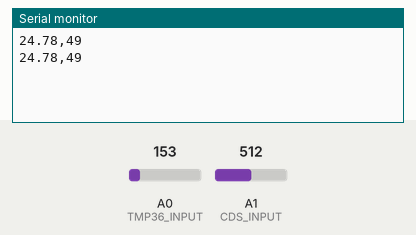
A sketch run on a simulated Arduino Uno, built with avr-gcc and run on an emulated ATmega328P. Parts: the last lines printed to the serial monitor. Inputs (shaded band) come from the test bench; at power-on: A0 (TMP36_INPUT) = 153, A1 (CDS_INPUT) = 512.

Above: at 1.8 s.
1.9 s: A0 (TMP36_INPUT) set to 165
At 2.8 s:
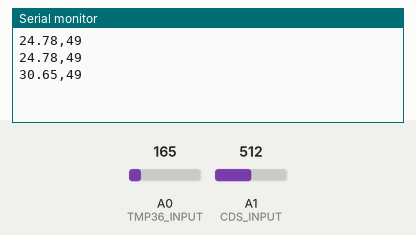
3.4 s: A1 (CDS_INPUT) set to 716
At 4.7 s:
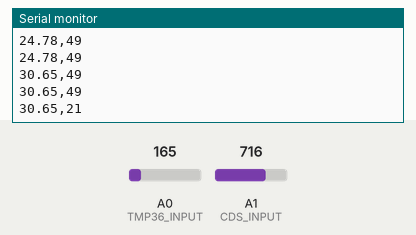
4.9 s: A0 (TMP36_INPUT) set to 175
At 5.7 s:
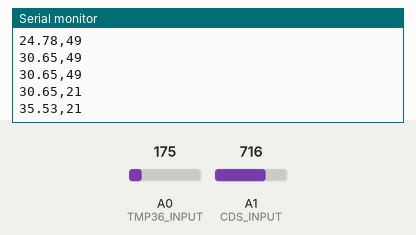
6.4 s: A1 (CDS_INPUT) set to 900
At 7.3 s:
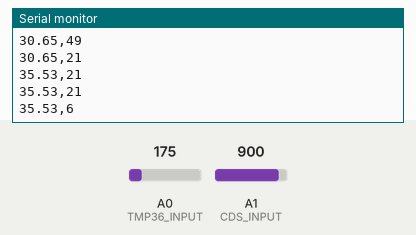
Timing chart, 0 to 8.9 s (numbered marks = the images above; inputs shaded):
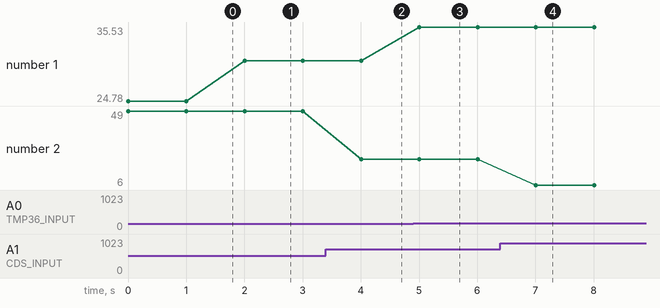

The sketch:

AA17_tmp36_cds.ino
```cpp
/*
 온도, 빛 입력 LCD 모니터링 및 제어
*/
 // LCD 라리브러리 설정
//#include <LiquidCrystal_I2C.h>
//#include<Wire.h>
// LCD 설정
//LiquidCrystal_I2C lcd(0x27,16,2); // 0x3F
// 0번 아날로그핀을 TMP36 온도 입력으로 설정한다.
// 1번 아날로그핀을 CdS 조도 입력으로 설정한다.
#define TMP36_INPUT 0  // A0
#define CDS_INPUT 1    // A1

void setup() {
  Serial.begin(9600);
// 16X2 LCD 모듈 설정하고 백라이트를 켠다.
//  lcd.init();
//  lcd.backlight();
// 모든 메세지를 삭제한 뒤
// 숫자를 제외한 부분들을 미리 출력시킨다.
//  lcd.clear();
//  lcd.setCursor(0,0);
//  lcd.print("AA17,Temp: ");
//  lcd.setCursor(0,1);
//  lcd.print("Light:  ");
//  lcd.setCursor(13,1);
//  lcd.print("lux");
}

void loop(){
  // Temperature from TMP36
  int temp_value = analogRead(TMP36_INPUT);
  // converting the analog value to voltage
  float voltage = temp_value * 5.0 * 1000;  // in mV
  voltage /= 1023.0;
  float tempC = (voltage - 500) / 10 ;  // in C

  // Lux from CdS (LDR)
  int cds_value = analogRead(CDS_INPUT);
  int lux = int(luminosity(cds_value));  // in lux

  // Monitoring via LCD
  // 전에 표시했던 내용을 지운다.
//  lcd.setCursor(12,0);
//  lcd.print("    ");
  // 온도를 표시한다
//  lcd.setCursor(12,0);;
//  lcd.print(tempC);


  // 전에 표시했던 내용을 지운다.
//  lcd.setCursor(9,1);
//  lcd.print("   ");
//  // 조도를 표시한다
//  lcd.setCursor(9,1);
//  lcd.print(lux);
  // Serial output --> 온도,조도
  Serial.print(tempC);
  Serial.print(",");
  Serial.println(lux);
  delay(1000);
}

//Voltage to Lux
double luminosity (int RawADC0){
  double Vout=RawADC0*5.0/1023;  // 5/1023 (Vin = 5 V)
  double lux=(2500/Vout-500)/10;
  // lux = 500 / Rldr,
  // Vout = Ildr*Rldr = (5/(10 + Rldr))*Rldr
  return lux;
}
```

Measured:
- after the input at 1.9 s, the serial monitor: prints a new line after 0.10 s (image 1)
- after the input at 3.4 s, the serial monitor: prints a new line after 0.60 s (image 2)
- after the input at 4.9 s, the serial monitor: prints a new line after 0.11 s (image 3)
- after the input at 6.4 s, the serial monitor: prints a new line after 0.61 s (image 4)
- plotted number 1: 24.78 → 30.65 after the input at 1.9 s, 30.65 → 35.53 after the input at 4.9 s
- plotted number 2: 49 → 21 after the input at 3.4 s, 21 → 6 after the input at 6.4 s
